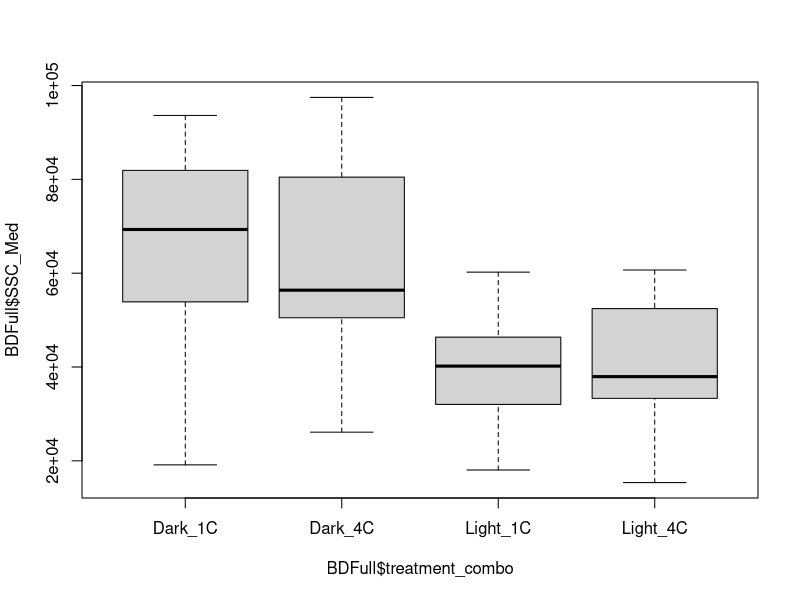
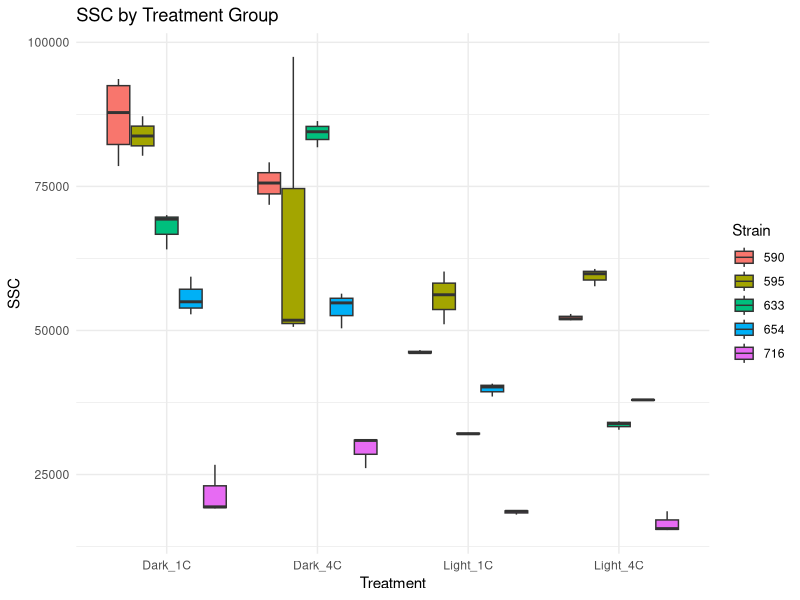
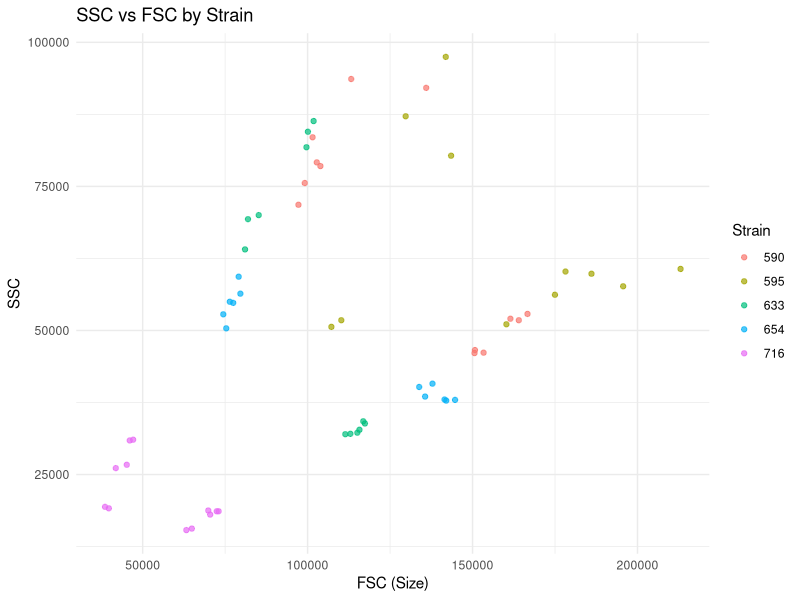
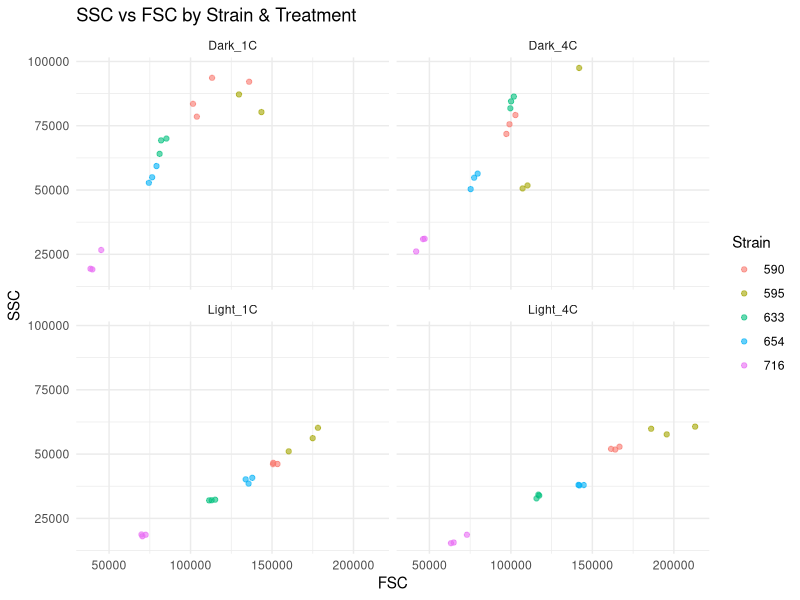
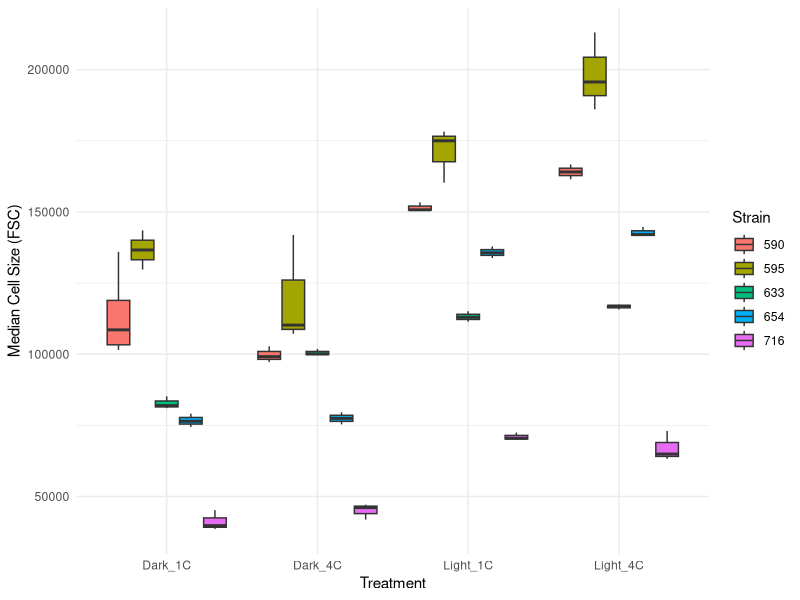

Here is the R script that generated these plots, in order:
#### Flow Cytometry Data Size Variable Exploration and Analysis

####Step 1: To begin with we will load the packages necessary for data manipulation and analysis:

library(lme4)
library(ggplot2)
library(glmmTMB)
library(dplyr)
library(tidyverse)
library(lmerTest)

####Step 2: Next I will load in the the required dataset (here named "BDGM_Full", this contains all variables created in RScript FlowDataVariableCreation):
#note, I call this BDFull in this script for simplicity

BDFull <- read.csv("data/BDGM_Full.csv")

BDFull$Strain <- as.factor(BDFull$Strain)



####Step 3: Exploring Data Variables SSC and FSC

##Now, I have SSC, let's take a look at that

boxplot(BDFull$SSC_Med ~ BDFull$treatment_combo)

#Ok, but let me colour the data by strain, get a better idea of SSC distribution

# Boxplot with treatment on x-axis, strain as color (grouped)
ggplot(BDFull, aes(x = treatment_combo, y = SSC_Med, fill = Strain)) +
  geom_boxplot(position = position_dodge(width = 0.8)) +
  labs(title = "SSC by Treatment Group",
       x = "Treatment",
       y = "SSC") +
  theme_minimal()

####

##ok, Interestingly it seems that SSC is higher in the dark treatment indicating higher granularity/internal complexity


## Now how about I compare fsc (just called size) and ssc
#a 

ggplot(BDFull, aes(x = Size_Median, y = SSC_Med, color = Strain)) +
  geom_point(alpha = 0.7) +
  labs(title = "SSC vs FSC by Strain",
       x = "FSC (Size)",
       y = "SSC") +
  theme_minimal()

##ok, maybe it would help to separate the plots by treatment

ggplot(BDFull, aes(x = Size_Median, y = SSC_Med, color = Strain)) +
  geom_point(alpha = 0.6) +
  facet_wrap(~ treatment_combo) +
  labs(title = "SSC vs FSC by Strain & Treatment",
       x = "FSC",
       y = "SSC") +
  theme_minimal()


BDFull$Strain <- as.factor(BDFull$Strain)


ggplot(BDFull, aes(x = treatment_combo, y = Size_Median, fill = Strain)) +
  geom_boxplot(position = position_dodge(width = 0.8)) +
  labs(x = "Treatment",
       y = "Median Cell Size (FSC)",
       legend.title = "Strain") +
  theme_minimal()
